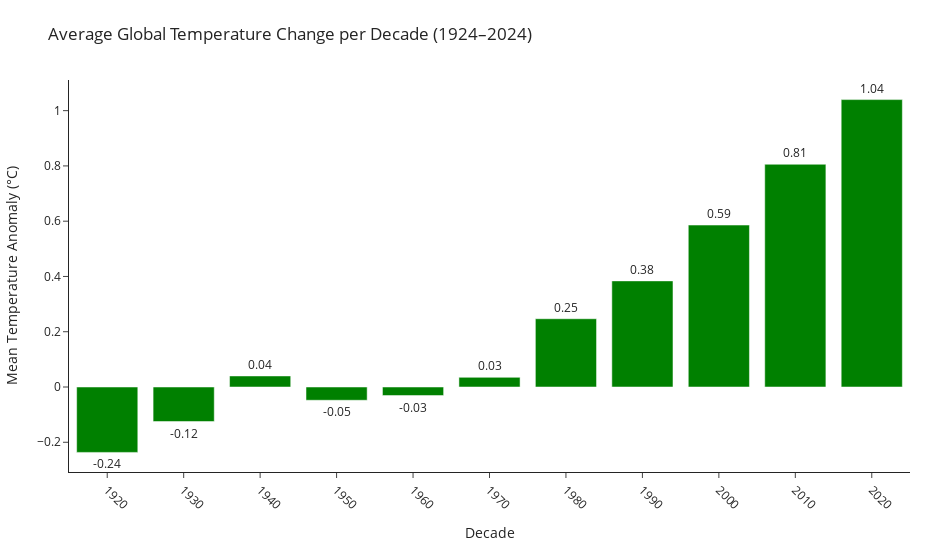

The notebook cell saved with this chart:
### Markdown cell above
## Viz -1

### Code cell
import pandas as pd
import plotly.graph_objects as go

# Load the NASA GISTEMP dataset (global land + ocean)
df = pd.read_csv("../data/NASA_Data.csv", skiprows=1)
df.columns = df.columns.str.strip()

# Keep relevant columns
df = df[['Year', 'J-D']].dropna()
df['J-D'] = pd.to_numeric(df['J-D'], errors='coerce')
df = df[(df['Year'] >= 1924) & (df['Year'] <= 2024)]

# Compute average temperature anomaly per decade
df['Decade'] = (df['Year'] // 10) * 10  # e.g., 1924 → 1920s
decade_means = df.groupby('Decade')['J-D'].mean().reset_index()

# Create interactive bar chart
fig = go.Figure()

fig.add_trace(go.Bar(
    x=decade_means['Decade'].astype(str),
    y=decade_means['J-D'],
    marker=dict(color='green'),
    hovertemplate=(
        "Decade: %{x}s<br>"
        "Mean Anomaly: %{y:.2f} °C<extra></extra>"
    ),
    name="Decade Mean"
))

# Add value labels above bars
fig.update_traces(
    text=[f"{v:.2f}" for v in decade_means["J-D"]],
    textposition="outside"
)

# Layout and styling
fig.update_layout(
    title="Average Global Temperature Change per Decade (1924–2024)",
    xaxis_title="Decade",
    yaxis_title="Mean Temperature Anomaly (°C)",
    template="simple_white",
    width=950,
    height=550,
    margin=dict(l=60, r=40, t=80, b=60),
    xaxis=dict(tickangle=45)
)
fig.write_html("../plots/BarChart.html")
fig.show()

### Figure 1 — Plotly figure (JSON) as saved in the notebook; plotly's stock layout.template omitted (floating-point values rounded to 4 significant figures)
{"data": [{"hovertemplate": "Decade: %{x}s<br>Mean Anomaly: %{y:.2f} °C<extra></extra>", "marker": {"color": "green"}, "name": "Decade Mean", "text": ["-0.24", "-0.12", "0.04", "-0.05", "-0.03", "0.03", "0.25", "0.38", "0.59", "0.81", "1.04"], "textposition": "outside", "type": "bar", "x": ["1920", "1930", "1940", "1950", "1960", "1970", "1980", "1990", "2000", "2010", "2020"], "y": [-0.2367, -0.125, 0.04, -0.048, -0.031, 0.035, 0.247, 0.384, 0.586, 0.806, 1.04]}], "layout": {"height": 550, "margin": {"b": 60, "l": 60, "r": 40, "t": 80}, "title": {"text": "Average Global Temperature Change per Decade (1924–2024)"}, "width": 950, "xaxis": {"tickangle": 45, "title": {"text": "Decade"}}, "yaxis": {"title": {"text": "Mean Temperature Anomaly (°C)"}}}}
